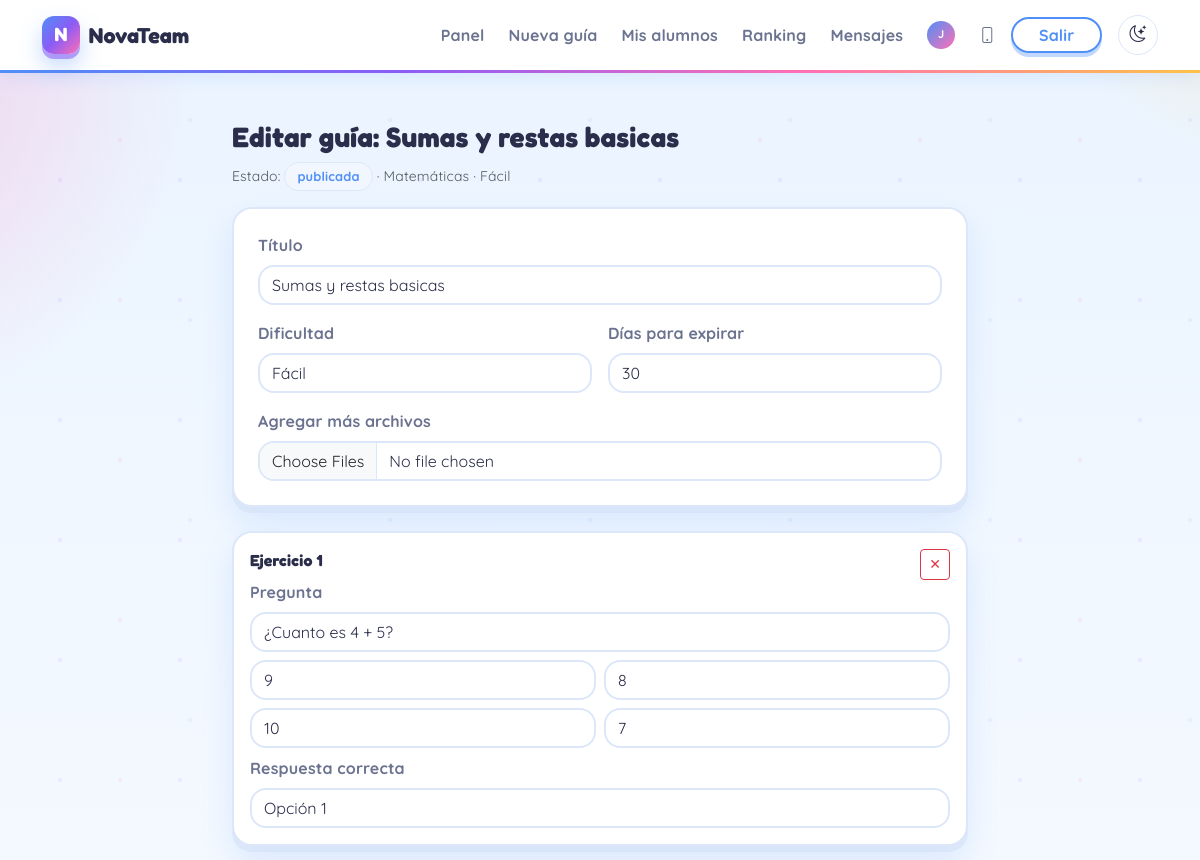
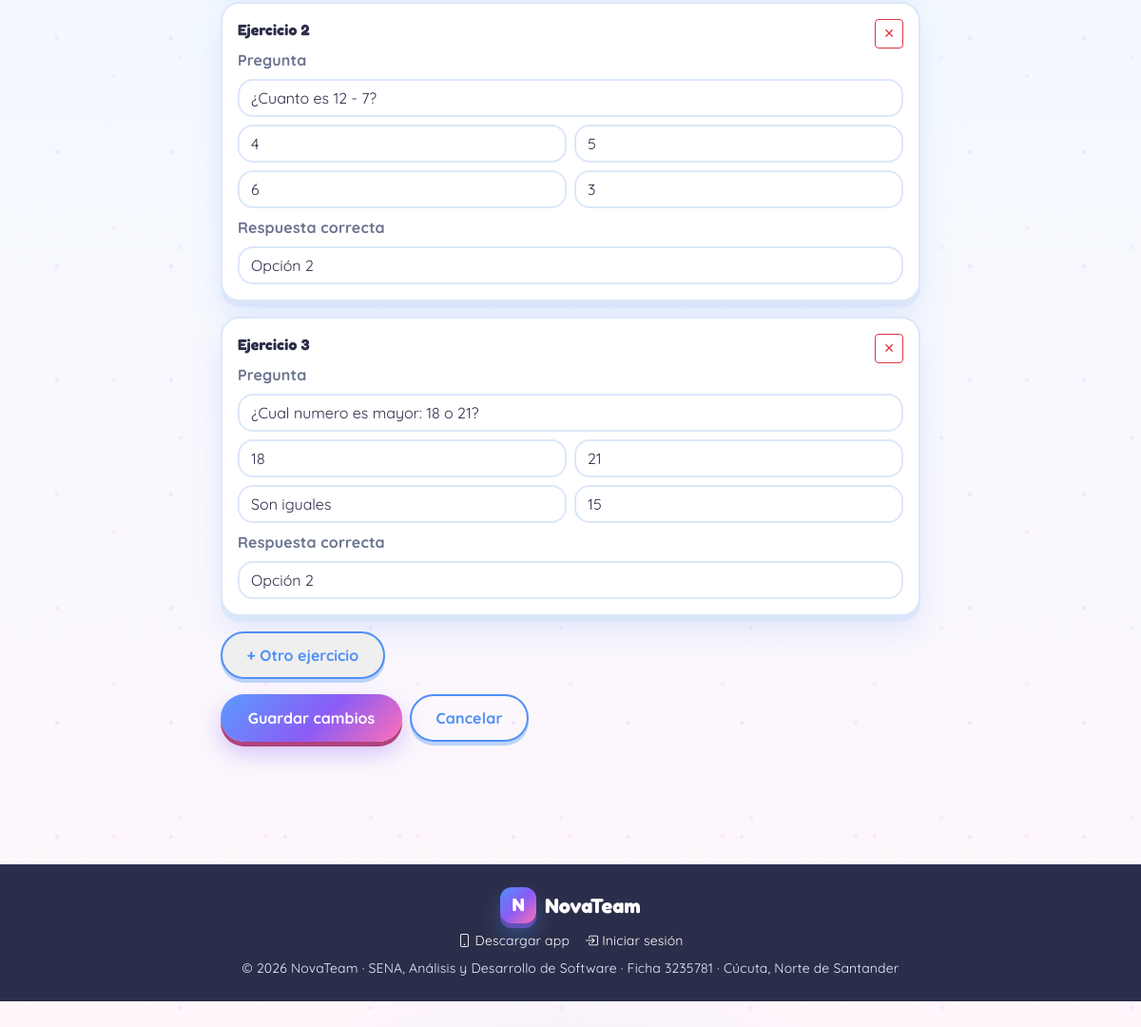
Page /editar-guia.php?id=1 (signed in) on the committed database (2 pictures, top to bottom).
### tables this page shows
CREATE TABLE usuarios (
    id_usuario           INT AUTO_INCREMENT PRIMARY KEY,
    nombre               VARCHAR(120)        NOT NULL,
    correo               VARCHAR(150)        NOT NULL UNIQUE,
    contrasena_hash      VARCHAR(255)        NOT NULL,
    rol                  ENUM('estudiante','profesor','administrador') NOT NULL DEFAULT 'estudiante',
    grado                TINYINT             NULL COMMENT 'Solo estudiantes (4° grado)',
    materia              ENUM('matematicas','ingles') NULL COMMENT 'Solo profesores',
    puntos               INT                 NOT NULL DEFAULT 0,
    ejercicios_resueltos INT                 NOT NULL DEFAULT 0,
    activo               TINYINT(1)          NOT NULL DEFAULT 1,
    ultimo_acceso        DATETIME            NULL,
    fecha_registro       DATETIME            NOT NULL DEFAULT CURRENT_TIMESTAMP,
    foto_perfil          VARCHAR(255)        NULL COMMENT 'Ruta imagen de perfil',
    bio                  TEXT                NULL COMMENT 'Biografia del usuario',
    fondo_perfil         VARCHAR(255)        NULL COMMENT 'Ruta imagen de fondo de perfil',
    tema_color           VARCHAR(20)         NOT NULL DEFAULT 'default' COMMENT 'Tema de color: default,oscuro,verde,rosa,purpura',
    vidas                TINYINT             NOT NULL DEFAULT 5 COMMENT 'Vidas actuales (se recargan cada 4 h)',
    vidas_max            TINYINT             NOT NULL DEFAULT 5 COMMENT 'Maximo de vidas',
    vidas_actualizadas   DATETIME            NULL COMMENT 'Desde cuando se cuenta la recarga de vidas (NULL = lleno)',
    escudos_racha        TINYINT             NOT NULL DEFAULT 0 COMMENT 'Protectores de racha (max 3)',
    comodines_50         TINYINT             NOT NULL DEFAULT 0 COMMENT 'Comodines 50/50 para el quiz (max 3)',
    doble_puntos         TINYINT             NOT NULL DEFAULT 0 COMMENT 'Doble puntos para el proximo quiz (max 2)',
    remember_token       VARCHAR(64)         NULL COMMENT 'Token para recuperación de contraseña',
    token_expires        DATETIME            NULL COMMENT 'Expiración del token de recuperación',
    CONSTRAINT chk_grado   CHECK (rol <> 'estudiante' OR grado = 4),
    CONSTRAINT chk_materia CHECK (rol <> 'profesor'   OR materia IS NOT NULL)
);

CREATE TABLE guias (
    id_guia           INT AUTO_INCREMENT PRIMARY KEY,
    titulo            VARCHAR(150) NOT NULL,
    categoria         ENUM('matematicas','ingles') NOT NULL,
    dificultad        ENUM('facil','medio','dificil') NOT NULL,
    modo_creacion     ENUM('ia','manual') NOT NULL DEFAULT 'manual',
    estado            ENUM('borrador','publicada') NOT NULL DEFAULT 'borrador',
    pdf_url           VARCHAR(255) NULL,
    id_profesor       INT NOT NULL,
    fecha_creacion    DATETIME NOT NULL DEFAULT CURRENT_TIMESTAMP,
    fecha_publicacion DATETIME NULL,
    fecha_expiracion  DATETIME NOT NULL,
    CONSTRAINT fk_guia_profesor FOREIGN KEY (id_profesor) REFERENCES usuarios(id_usuario) ON DELETE RESTRICT
);

CREATE TABLE ejercicios (
    id_ejercicio       INT AUTO_INCREMENT PRIMARY KEY,
    id_guia            INT  NOT NULL,
    numero_orden       INT  NOT NULL,
    pregunta           TEXT NOT NULL,
    opcion_1           VARCHAR(255) NOT NULL,
    opcion_2           VARCHAR(255) NOT NULL,
    opcion_3           VARCHAR(255) NULL,
    opcion_4           VARCHAR(255) NULL,
    respuesta_correcta TINYINT NOT NULL,
    CONSTRAINT fk_ejercicio_guia FOREIGN KEY (id_guia) REFERENCES guias(id_guia) ON DELETE CASCADE,
    UNIQUE KEY uq_guia_orden (id_guia, numero_orden)
);

### includes/db.php (called while the page is built, shortened)
<?php
function db(): PDO
{
    static $pdo = null;
    if ($pdo instanceof PDO) {
        try {
            $pdo->query('SELECT 1');
        } catch (PDOException $e) {
            $pdo = null;
        }
        if ($pdo instanceof PDO) {
            return $pdo;
        }
    }
    $host = env('DB_HOST', '127.0.0.1') ?? '127.0.0.1';
    $name = env('DB_NAME', 'novateam_db') ?? 'novateam_db';
    $user = env('DB_USER', 'root') ?? 'root';
    $pass = env('DB_PASS', '') ?? '';
    $port = env('DB_PORT', '3306') ?? '3306';
    $charset = env('DB_CHARSET', 'utf8mb4') ?? 'utf8mb4';
    $dsn = "mysql:host={$host};port={$port};dbname={$name};charset={$charset}";
    try {
        $pdo = new PDO($dsn, $user, $pass, [
            PDO::ATTR_ERRMODE            => PDO::ERRMODE_EXCEPTION,
            PDO::ATTR_DEFAULT_FETCH_MODE => PDO::FETCH_ASSOC,
            PDO::ATTR_EMULATE_PREPARES   => false,
            PDO::ATTR_PERSISTENT         => false,
            PDO::MYSQL_ATTR_INIT_COMMAND => "SET NAMES utf8mb4 COLLATE utf8mb4_unicode_ci",
        ]);
    } catch (PDOException $e) {
        http_response_code(500);
        exit('No se pudo conectar a MySQL. Importa database/novateam.sql en phpMyAdmin y revisa el archivo .env');
    }
    return $pdo;
}

### includes/auth.php (called while the page is built, shortened)
<?php
function refresh_user(int $id): void
{
    $stmt = db()->prepare(
        'SELECT id_usuario, nombre, correo, rol, grado, materia, puntos, ejercicios_resueltos, activo,
                foto_perfil, bio, fondo_perfil, tema_color
         FROM usuarios WHERE id_usuario = :id LIMIT 1'
    );
    $stmt->execute(['id' => $id]);
}

### includes/bootstrap.php (called while the page is built, shortened)
<?php
require_once __DIR__ . '/db.php';
require_once __DIR__ . '/helpers.php';
require_once __DIR__ . '/auth.php';
if (!empty($_SESSION['user']['id_usuario'])) {
    $lastRefresh = (int) ($_SESSION['_last_refresh'] ?? 0);
    $now = time();
    if ($now - $lastRefresh > 60) {
        try {
            refresh_user((int) $_SESSION['user']['id_usuario']);
        } catch (Throwable $e) {
            error_log('NovaTeam: refresh_user error: ' . $e->getMessage());
        }
    }
}

### editar-guia.php (the view, shortened to what this page needs)
<?php
require_once __DIR__ . '/includes/bootstrap.php';
$user = current_user();
$pdo = db();
$idGuia = (int) ($_GET['id'] ?? 0);
$stmt = $pdo->prepare('SELECT * FROM guias WHERE id_guia = :id AND id_profesor = :p LIMIT 1');
$stmt->execute(['id' => $idGuia, 'p' => $user['id_usuario']]);
$guia = $stmt->fetch();
$ejStmt = $pdo->prepare('SELECT * FROM ejercicios WHERE id_guia = :id ORDER BY numero_orden');
$ejStmt->execute(['id' => $idGuia]);
$ejercicios = $ejStmt->fetchAll();
require __DIR__ . '/includes/header.php';
?>
<div class="container py-5" style="max-width:760px">
  <h1 class="h3 fw-bold">Editar guía: <?= e($guia['titulo']) ?></h1>
  <p class="text-muted small">Estado: <span class="badge-pill"><?= e($guia['estado']) ?></span> · <?= e(categoria_label($guia['categoria'])) ?> · <?= e(dificultad_label($guia['dificultad'])) ?></p>
  <form method="post" enctype="multipart/form-data">
    <div class="card-edu p-4 mb-4">
      <label class="form-label" for="titulo">Título</label>
      <input class="form-control mb-3" id="titulo" name="titulo" required maxlength="150" value="<?= e($guia['titulo']) ?>">
      <div class="row g-3">
        <div class="col-md-6">
          <label class="form-label" for="dificultad">Dificultad</label>
          <select class="form-select" id="dificultad" name="dificultad">
            <option value="facil" <?= $guia['dificultad'] === 'facil' ? 'selected' : '' ?>>Fácil</option>
          </select>
        </div>
        <div class="col-md-6">
          <label class="form-label" for="dias">Días para expirar</label>
          <input class="form-control" type="number" id="dias" name="dias" value="<?= $dias ?? 30 ?>" min="1" max="365">
        </div>
      </div>
      <div class="mt-3">
        <label class="form-label">Agregar más archivos</label>
        <input class="form-control" type="file" name="archivos[]" multiple accept="image/*,.pdf,.mp3,.mp4,.docx">
      </div>
    </div>
    <div id="ejercicios-wrap">
      <?php foreach ($ejercicios as $idx => $ej): ?>
        <div class="ejercicio-block card-edu p-3 mb-3">
          <div class="d-flex justify-content-between align-items-center">
            <h6 class="fw-bold">Ejercicio <?= $idx + 1 ?></h6>
            <button type="button" class="btn btn-sm btn-outline-danger" onclick="this.closest('.ejercicio-block').remove();renumberEjercicios();">✕</button>
          </div>
          <label class="form-label">Pregunta</label>
          <input class="form-control mb-2" name="pregunta[]" required maxlength="500" value="<?= e($ej['pregunta']) ?>">
          <div class="row g-2">
            <div class="col-md-6"><input class="form-control" name="opcion_1[]" placeholder="Opción 1" required maxlength="255" value="<?= e($ej['opcion_1']) ?>"></div>
            <div class="col-md-6"><input class="form-control" name="opcion_2[]" placeholder="Opción 2" required maxlength="255" value="<?= e($ej['opcion_2']) ?>"></div>
            <div class="col-md-6"><input class="form-control" name="opcion_3[]" placeholder="Opción 3" maxlength="255" value="<?= e($ej['opcion_3'] ?? '') ?>"></div>
            <div class="col-md-6"><input class="form-control" name="opcion_4[]" placeholder="Opción 4" maxlength="255" value="<?= e($ej['opcion_4'] ?? '') ?>"></div>
          </div>
          <label class="form-label mt-2">Respuesta correcta</label>
          <select class="form-select" name="correcta[]" required>
            <?php for ($i = 1; $i <= 4; $i++): ?>
              <option value="<?= $i ?>" <?= (int) $ej['respuesta_correcta'] === $i ? 'selected' : '' ?>>Opción <?= $i ?></option>
            <?php endfor; ?>
          </select>
        </div>
      <?php endforeach; ?>
    </div>
    <button type="button" class="btn-edu-outline mb-3" id="add-ejercicio">+ Otro ejercicio</button>
    <div class="d-flex gap-2">
      <button class="btn btn-edu" type="submit">Guardar cambios</button>
      <a class="btn btn-edu-outline" href="profesor.php">Cancelar</a>
    </div>
  </form>
</div>
<?php require __DIR__ . '/includes/footer.php'; ?>

### includes/helpers.php (shortened to what this page needs)
<?php
function e(?string $value): string
{
    return htmlspecialchars((string) $value, ENT_QUOTES | ENT_SUBSTITUTE, 'UTF-8');
}
function categoria_label(string $cat): string
{
    return $cat === 'ingles' ? 'Inglés' : 'Matemáticas';
}
function dificultad_label(string $dif): string
{
    return match ($dif) {
        'facil' => 'Fácil',
        'medio' => 'Medio',
        'dificil' => 'Difícil',
        default => $dif,
    };
}
function user_avatar_html(array $user, int $size = 40): string
{
    $sizeStyle = 'width:' . $size . 'px;height:' . $size . 'px;';
    $initials = mb_strtoupper(mb_substr($user['nombre'], 0, 1));
    return '<div class="avatar-frame" style="' . $sizeStyle . 'background:linear-gradient(135deg,var(--edu-primary),var(--edu-accent));display:grid;place-items:center;color:#fff;font-weight:800;font-size:' . ($size * 0.4) . 'px;">' . e($initials) . '</div>';
}

### rows in the picture
usuarios: nombre "J"
guias: titulo "Sumas y restas basicas", estado "publicada", categoria "Matemáticas", dificultad "Fácil"
ejercicios: pregunta "¿Cuanto es 4 + 5?", opcion_1 "9", opcion_2 "8", opcion_3 "10", opcion_4 "7", respuesta_correcta "Opción 1"
ejercicios: pregunta "¿Cuanto es 12 - 7?", opcion_1 "4", opcion_2 "5", opcion_3 "6", opcion_4 "3", respuesta_correcta "Opción 2"
ejercicios: pregunta "¿Cual numero es mayor: 18 o 21?", opcion_1 "18", opcion_2 "21", opcion_3 "Son iguales", opcion_4 "15", respuesta_correcta "Opción 2"
